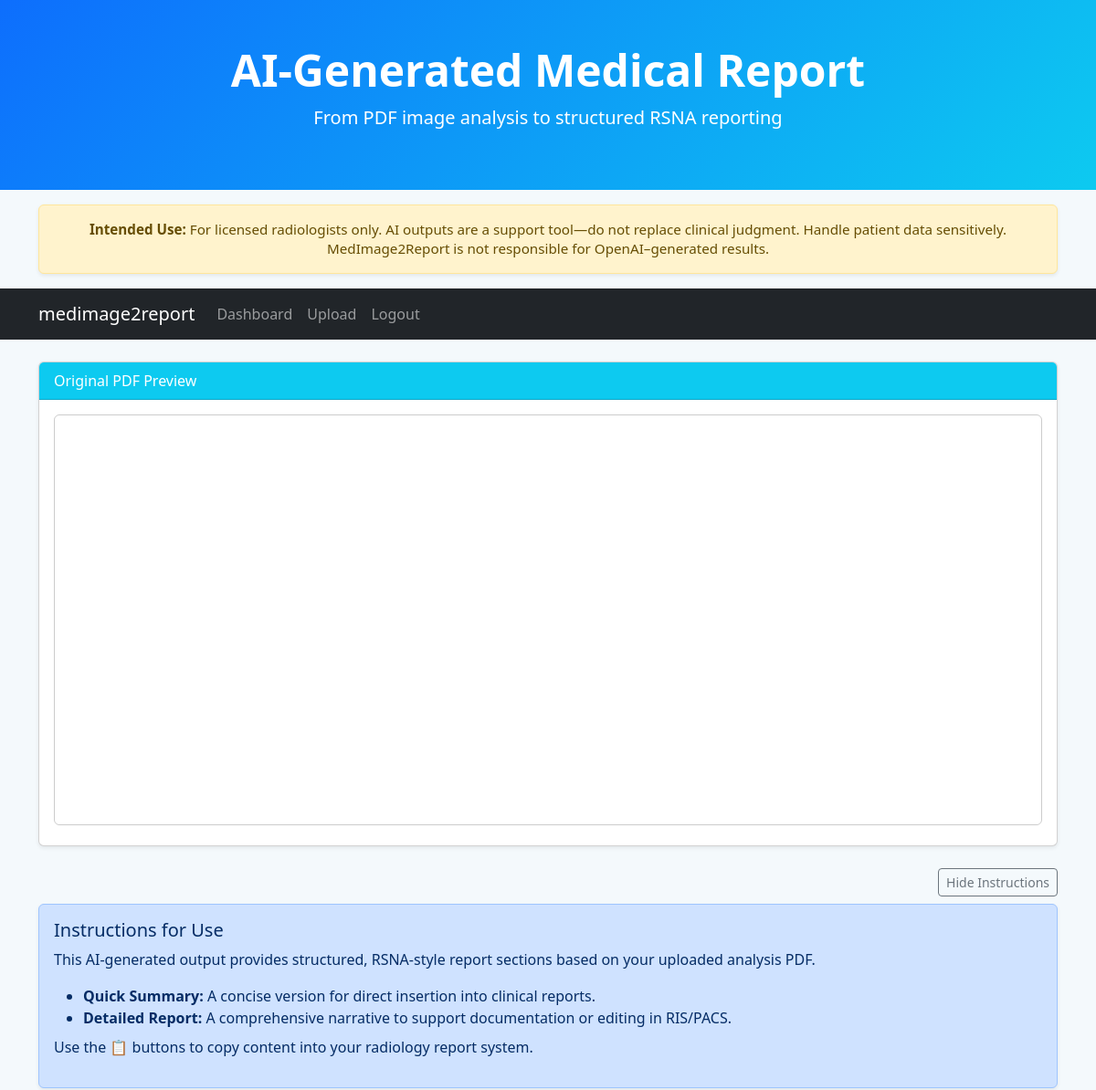
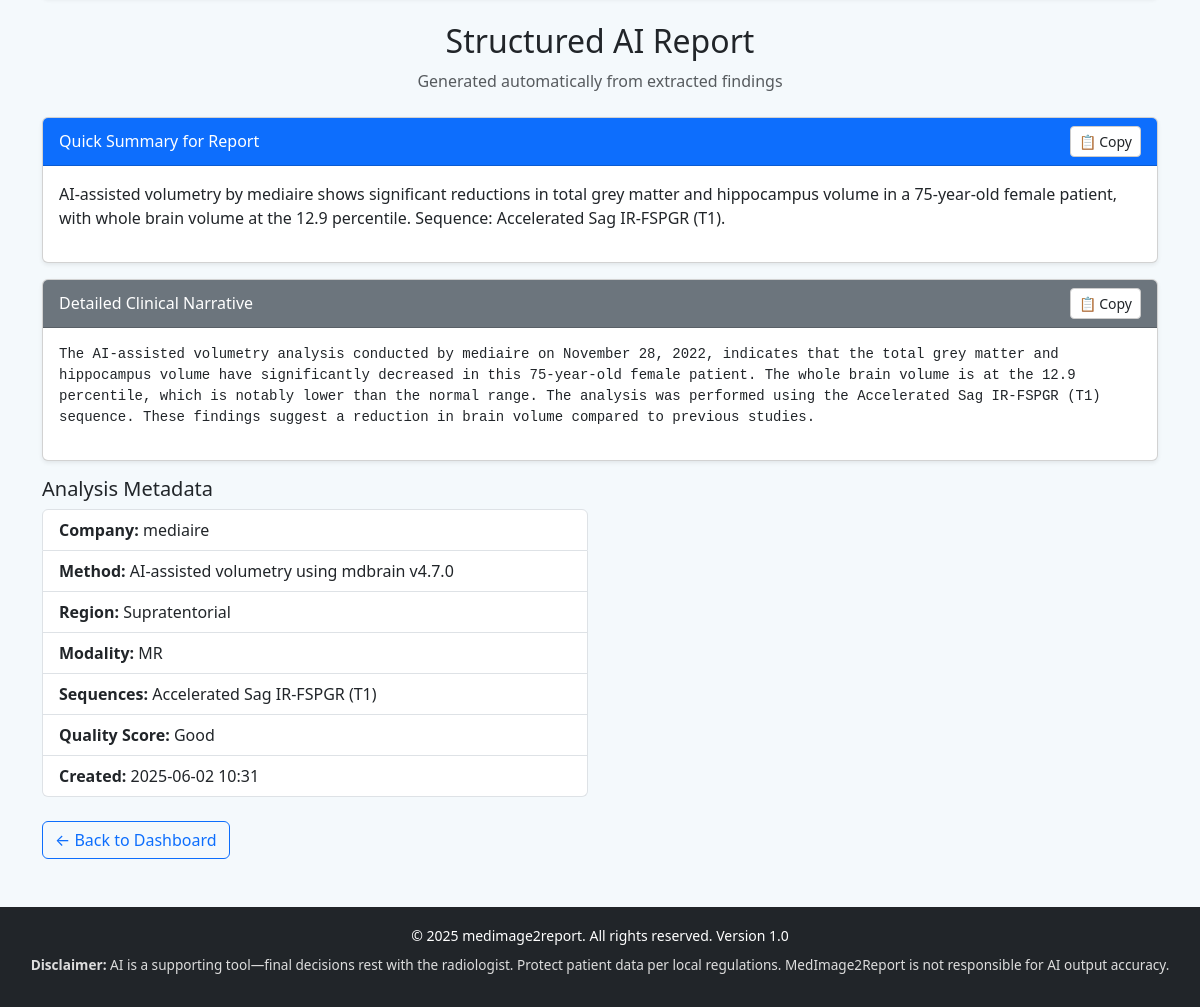
Page /view_report/679d81fbec3349f2a25e342df8 (signed in) on the committed database (2 pictures, top to bottom).
### data/models/models.py (models this page shows, shortened)
class ProcessedImageAnalysisData(db.Model):
    __tablename__ = 'PROCESSED_IMAGE_ANALYSIS_DATA'
    id = Column(String(26), primary_key=True)
    pdf_data_id = Column(String(26), ForeignKey('PDF_IMAGE_ANALYSIS_DATA.id'), nullable=False)
    company_name = Column(String(100), nullable=True)
    sequences = Column(String(255), nullable=True)
    method_used = Column(String(100), nullable=True)
    body_region = Column(String(100), nullable=True)
    modality = Column(String(100), nullable=True)
    report_section_short = Column(Text, nullable=True)
    report_section_long = Column(Text, nullable=True)
    report_quality_score = Column(String(10), nullable=True)
    created_at = Column(DateTime, default=datetime.now(timezone.utc), nullable=False)
    pdf_data = relationship("ImageAnalysisPDF", backref="processed_reports")

### run.py (the view)
@app.route('/view_report/<processed_id>', methods=['GET'])
@login_required
def view_report(processed_id):
    try:
        report = data_manager.processed_manager.get_processed_data(processed_id)
        if not report or report.pdf_data.user_id != current_user.id:
            abort(404)
        return render_template('view_report.html', report=report)
    except Exception as e:
        current_app.logger.exception("View report error: %s", e)
        flash('Unable to load the report. Please try again later.', 'danger')
        return redirect(url_for('status'))

### data/models/models.py (called while the page is built)
    @property
    def is_authenticated(self):
        return True

### data/sqlite_data_manager.py (called while the page is built)
    def get_processed_data(self, id):
        return ProcessedImageAnalysisData.query.get(id)

### run.py (called while the page is built)
@login_manager.user_loader
def load_user(user_id: str) -> User | None:
    with app.app_context():
        return db.session.get(User, user_id)

### app/templates/view_report.html (shortened to what this page needs)
<!DOCTYPE html>
<html lang="en">
<head>
  <link href="https://cdn.jsdelivr.net/npm/bootstrap@5.3.0/dist/css/bootstrap.min.css" rel="stylesheet">
</head>
<body>
  <header class="py-5 text-white text-center no-print" style="background: linear-gradient(135deg, #0d6efd, #0dcaf0);">
    <div class="container">
      <h1 class="display-5 fw-bold">AI-Generated Medical Report</h1>
      <p class="lead">From PDF image analysis to structured RSNA reporting</p>
    </div>
  </header>
  <div class="container mt-3">
    <div class="alert alert-warning alert-disclaimer text-center shadow-sm">
      <strong>Intended Use:</strong> For licensed radiologists only. AI outputs are a support tool—do not replace clinical judgment.
      Handle patient data sensitively. MedImage2Report is not responsible for OpenAI–generated results.
    </div>
  </div>
  <nav class="navbar navbar-expand-lg navbar-dark bg-dark no-print">
    <div class="container">
      <a class="navbar-brand" href="{{ url_for('index') }}">medimage2report</a>
      <div class="collapse navbar-collapse" id="navbarNav">
        <ul class="navbar-nav me-auto">
          <li class="nav-item"><a class="nav-link" href="{{ url_for('status') }}">Dashboard</a></li>
          <li class="nav-item"><a class="nav-link" href="{{ url_for('upload_pdf') }}">Upload</a></li>
          <li class="nav-item"><a class="nav-link" href="{{ url_for('logout') }}">Logout</a></li>
        </ul>
      </div>
    </div>
  </nav>
  <div class="container mt-4">
    <div class="card mb-4 shadow-sm">
      <div class="card-header bg-info text-white">Original PDF Preview</div>
      <div class="card-body">
        <iframe src="{{ url_for('serve_pdf', pdf_id=report.pdf_data_id) }}#zoom=50"
                width="100%" height="450px">
        </iframe>
      </div>
    </div>
  </div>
  <div class="container mb-4">
    <div class="text-end mb-2">
      <button class="btn btn-sm btn-outline-secondary" onclick="toggleInstructions()" id="toggleBtn">
        Hide Instructions
      </button>
    </div>
    <div id="instructionBox" class="alert alert-primary shadow-sm">
      <h5>Instructions for Use</h5>
      <p>This AI-generated output provides structured, RSNA-style report sections based on your uploaded analysis PDF.</p>
      <ul class="mb-0">
        <li><strong>Quick Summary:</strong> A concise version for direct insertion into clinical reports.</li>
        <li><strong>Detailed Report:</strong> A comprehensive narrative to support documentation or editing in RIS/PACS.</li>
      </ul>
      <p class="mt-2">Use the 📋 buttons to copy content into your radiology report system.</p>
    </div>
  </div>
  <div class="container">
    <div class="text-center mb-4">
      <h2>Structured AI Report</h2>
      <p class="text-muted">Generated automatically from extracted findings</p>
    </div>
    <div class="card mb-3 shadow-sm">
      <div class="card-header bg-primary text-white d-flex justify-content-between align-items-center">
        <span>Quick Summary for Report</span>
        <button class="btn btn-sm btn-copy no-print" title="Copy to clipboard" onclick="copyText('quickText')">📋 Copy</button>
      </div>
      <div class="card-body">
        <p id="quickText">{{ report.report_section_short }}</p>
      </div>
    </div>
    <div class="card mb-3 shadow-sm">
      <div class="card-header bg-secondary text-white d-flex justify-content-between align-items-center">
        <span>Detailed Clinical Narrative</span>
        <button class="btn btn-sm btn-copy no-print" title="Copy to clipboard" onclick="copyText('reportText')">📋 Copy</button>
      </div>
      <div class="card-body">
        <pre id="reportText" style="white-space: pre-wrap;">{{ report.report_section_long }}</pre>
      </div>
    </div>
    <div class="row">
      <div class="col-md-6">
        <h5>Analysis Metadata</h5>
        <ul class="list-group">
          <li class="list-group-item"><strong>Company:</strong> {{ report.company_name }}</li>
          <li class="list-group-item"><strong>Method:</strong> {{ report.method_used }}</li>
          <li class="list-group-item"><strong>Region:</strong> {{ report.body_region }}</li>
          <li class="list-group-item"><strong>Modality:</strong> {{ report.modality }}</li>
          <li class="list-group-item"><strong>Sequences:</strong> {{ report.sequences }}</li>
          <li class="list-group-item"><strong>Quality Score:</strong> {{ report.report_quality_score }}</li>
          <li class="list-group-item"><strong>Created:</strong> {{ report.created_at.strftime('%Y-%m-%d %H:%M') }}</li>
        </ul>
      </div>
    </div>
    <div class="mt-4 no-print">
      <a href="{{ url_for('status') }}" class="btn btn-outline-primary">← Back to Dashboard</a>
    </div>
  </div>
  <footer class="bg-dark text-white text-center py-3 mt-5">
    <small>&copy; 2025 medimage2report. All rights reserved. Version 1.0</small>
    <div class="disclaimer">
      <p>
        <strong>Disclaimer:</strong> AI is a supporting tool—final decisions rest with the radiologist.
        Protect patient data per local regulations. MedImage2Report is not responsible for AI output accuracy.
      </p>
    </div>
  </footer>
</body>
</html>

### app/templates/view_report.html (style rules this page uses)
body { background-color: #f4f9fc; }
.btn-copy { background: #ffffff; border: 1px solid #ccc; font-size: 0.875rem; }
iframe { border: 1px solid #ccc; border-radius: 6px; }
.alert-disclaimer { font-size: 0.95rem; line-height: 1.4; }
footer .disclaimer { font-size: 0.85rem; margin-top: 0.5rem; color: #ddd; }

### rows in the picture
ProcessedImageAnalysisData: report_section_short "AI-assisted volumetry by mediaire shows significant reductions in total grey matter and hippocampus volume in a 75-year-old female patient, with whole brain volume at the 12.9 percentile. Sequence: Accelerated Sag IR-FSPGR (T1).", report_section_long "The AI-assisted volumetry analysis conducted by mediaire on November 28, 2022, indicates that the total grey matter and hippocampus volume have significantly decreased in this 75-year-old female patient. The whole brain volume is at the 12.9 percentile, which is notably lower than the normal range. The analysis was performed using the Accelerated Sag IR-FSPGR (T1) sequence. These findings suggest a reduction in brain volume compared to previous studies.", company_name "mediaire", method_used "AI-assisted volumetry using mdbrain v4.7.0", body_region "Supratentorial", modality "MR", sequences "Accelerated Sag IR-FSPGR (T1)", report_quality_score "Good", created_at "2025-06-02 10:31"
